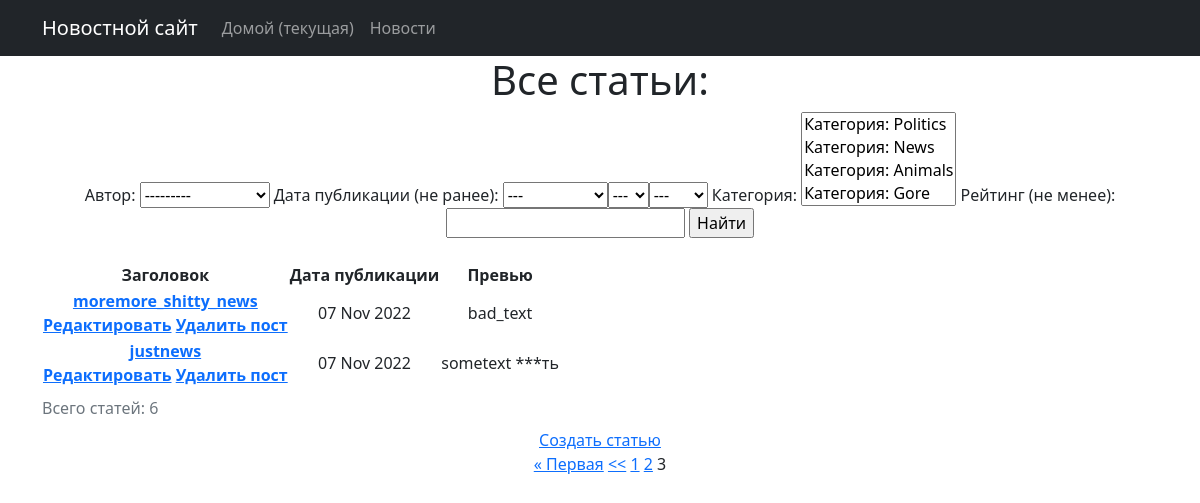
The page /posts/?page=3 on the database its author committed.
### news/models.py (models this page shows, shortened)
class Post(models.Model):
    author = models.ForeignKey(Author, on_delete=models.CASCADE)
    categoryType = models.CharField(max_length=7, choices=CATEGORY_CHOICES, default=ARTICLE)
    dateCreation = models.DateTimeField(auto_now_add=True, )
    postCategory = models.ManyToManyField(Category, through='PostCategory')
    title = models.CharField(max_length=128)
    text = models.TextField()
    rating = models.SmallIntegerField(default=0)
    class Meta:
        verbose_name = 'Статья'
        verbose_name_plural = 'Статьи'

### news/views.py (the view)
# urls.py: path('', Posts.as_view()),
class Posts(ListView):
    model = Post
    template_name = 'posts_search.html'
    context_object_name = 'posts'
    queryset = Post.objects.order_by('-dateCreation')
    paginate_by = 2
    def get_filter(self):
        return PostFilter(self.request.GET, queryset=super().get_queryset())
    def get_queryset(self):
        qs = self.get_filter().qs
        return qs
    def get_context_data(self, *, object_list=None, **kwargs):
        context = super().get_context_data(**kwargs)
        filter = self.get_filter()
        context['filter'] = filter
        return context

### news/models.py (called while the page is built)
    def __str__(self):
        return f'Автор: {self.authorUser.username}'

    def __str__(self):
        return f'Категория: {self.name}'

### news/templatetags/custom_filters.py (called while the page is built)
@register.filter(name='censor')
def censor(value):
    if not isinstance(value, str):
        raise ValueError(f'Тип данных{type(value)} нельзя проверить на цензуру')
    list_censor = [
        'хуй', 'хуи', 'хуя', 'бля', 'бляд', 'пизд', 'ебан', 'ебаны', 'сука',
    ]
    for word in list_censor:
        check = (value.lower()).find(word)
        while check != -1:
            len_ = len(word)
            value = value[:check] + '*' * len_ + value[check + len_:]
            check = (value.lower()).find(word)
    return value

@register.filter(name='is_filters_uses')
def is_filters_uses(value):
    filters_arg = value.find('&')
    if filters_arg != -1:
        is_first_list_now = value.find('?')
        if value[(is_first_list_now + 1): (is_first_list_now + 5)] == 'page':
            return value[filters_arg:]
        else:
            return ('&' + value[is_first_list_now + 1:])
    else:
        return ''

### news/templates/posts_search.html (shortened to what this page needs)
{% extends 'flatpages/default.html' %}
{% load custom_filters %}
{% block content %}
    <h1>Все статьи:</h1>
    <form method="GET">
        {{ filter.form }}
        <input type="submit" value="Найти">
    </form>
<br>
    <table>
        <caption>
            Всего статей: {{ filter.qs|length }}
        </caption>
        <thead>
        <tr>
            <th scope="col">Заголовок</th>
            <th scope="col">Дата публикации</th>
            <th scope="col">Превью</th>
        </tr>
        </thead>
        <tbody>
                {% for post in posts %}
                    <tr>
                        <th scope="row">
                            <a href="{% url 'post_detail' post.id %}">{{ post.title|censor }}</a>
                            <br>
                            <a href="{% url 'post_update' post.id %}">Редактировать</a>
                            <a href="{% url 'post_delete' post.id %}">Удалить пост</a>
                        </th>
                        <td>{{ post.dateCreation|date:"d M Y" }}</td>
                        <td>{{ post.text|truncatechars:50|censor }}</td>
                    </tr>
                {% endfor %}
        </tbody>
    </table>
<a href="{% url 'post_create' %}">Создать статью</a>
<br>
{% if is_paginated %}
        {% if page_obj.has_previous %}
            <a href="?page=1{{ request.get_full_path|is_filters_uses }}">&laquo; Первая</a>
            <a href="?page={{ page_obj.previous_page_number }}{{ request.get_full_path|is_filters_uses }}"><<</a>
        {% endif %}
        {% for num in page_obj.paginator.page_range %}
            {% if page_obj.number == num %}
                <a>{{ num }}</a>
            {% elif num > page_obj.number|add:'-3' and num < page_obj.number|add:'3' %}
                <a href="?page={{ num }}{{ request.get_full_path|is_filters_uses }}">{{ num }}</a>
            {% endif %}
        {% endfor %}
    {% endif %}
{% endblock content %}

### rows shown on the page
Post: title|censor "moremore_shitty_news", dateCreation "07 Nov 2022", text|censor "bad_text"
Post: title|censor "justnews", dateCreation "07 Nov 2022", text|censor "sometext ***ть"

### other values the page prints
{{ filter.qs|length }} "6"
{{ num }} "1" "2"
{{ num }} "3"
